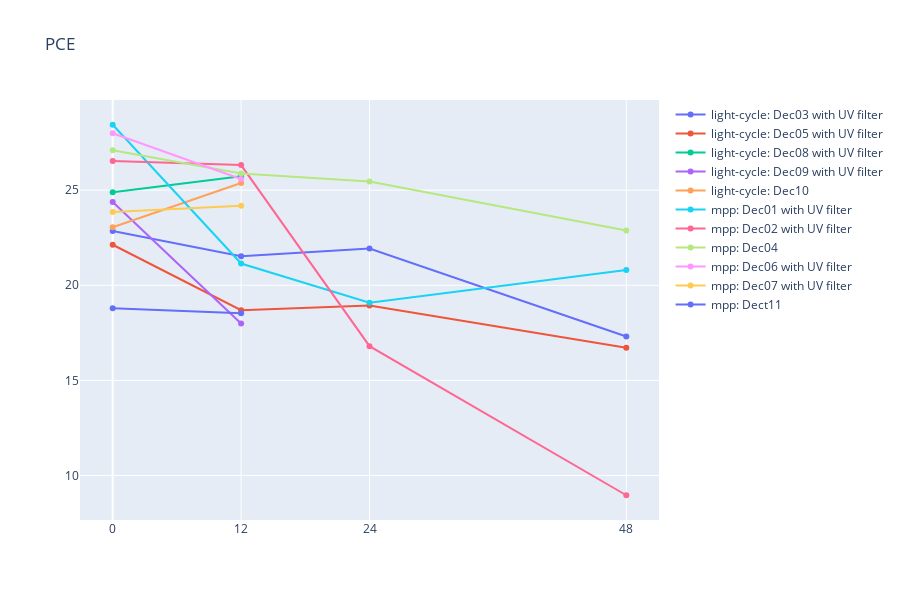

The code cell stored with this chart in its notebook:
### Markdown cell above
## Draw overall PCE chart

### Code cell
mf.draw_cell_PCE_overview(data)

### Figure 1 — Plotly figure (JSON) as saved in the notebook; plotly's stock layout.template omitted (floating-point values rounded to 4 significant figures)
{"data": [{"connectgaps": true, "line": {"shape": "linear"}, "mode": "lines+markers", "name": "light-cycle: Dec03 with UV filter", "type": "scatter", "x": [0, 12, 24, 48], "y": [22.86, 21.53, 21.93, 17.31]}, {"connectgaps": true, "line": {"shape": "linear"}, "mode": "lines+markers", "name": "light-cycle: Dec05 with UV filter", "type": "scatter", "x": [0, 12, 24, 48], "y": [22.13, 18.69, 18.93, 16.72]}, {"connectgaps": true, "line": {"shape": "linear"}, "mode": "lines+markers", "name": "light-cycle: Dec08 with UV filter", "type": "scatter", "x": [0, 12, 24, 48], "y": [24.89, 25.73, null, null]}, {"connectgaps": true, "line": {"shape": "linear"}, "mode": "lines+markers", "name": "light-cycle: Dec09 with UV filter", "type": "scatter", "x": [0, 12, 24, 48], "y": [24.37, 17.99, null, null]}, {"connectgaps": true, "line": {"shape": "linear"}, "mode": "lines+markers", "name": "light-cycle: Dec10", "type": "scatter", "x": [0, 12, 24, 48], "y": [23.05, 25.38, null, null]}, {"connectgaps": true, "line": {"shape": "linear"}, "mode": "lines+markers", "name": "mpp: Dec01 with UV filter", "type": "scatter", "x": [0, 12, 24, 48], "y": [28.44, 21.14, 19.08, 20.81]}, {"connectgaps": true, "line": {"shape": "linear"}, "mode": "lines+markers", "name": "mpp: Dec02 with UV filter", "type": "scatter", "x": [0, 12, 24, 48], "y": [26.53, 26.32, 16.8, 8.961]}, {"connectgaps": true, "line": {"shape": "linear"}, "mode": "lines+markers", "name": "mpp: Dec04", "type": "scatter", "x": [0, 12, 24, 48], "y": [27.1, 25.88, 25.46, 22.88]}, {"connectgaps": true, "line": {"shape": "linear"}, "mode": "lines+markers", "name": "mpp: Dec06 with UV filter", "type": "scatter", "x": [0, 12, 24, 48], "y": [27.99, 25.59, null, null]}, {"connectgaps": true, "line": {"shape": "linear"}, "mode": "lines+markers", "name": "mpp: Dec07 with UV filter", "type": "scatter", "x": [0, 12, 24, 48], "y": [23.86, 24.18, null, null]}, {"connectgaps": true, "line": {"shape": "linear"}, "mode": "lines+markers", "name": "mpp: Dect11", "type": "scatter", "x": [0, 12, 24, 48], "y": [18.79, 18.53, null, null]}], "layout": {"height": 600, "title": {"text": "PCE"}, "xaxis": {"tickmode": "array", "tickvals": [0, 12, 24, 48]}}}
